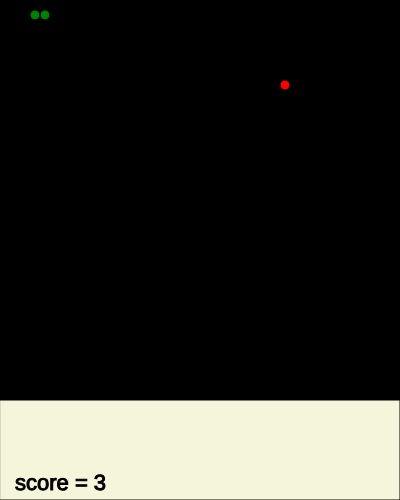
Frame 1 (no input)
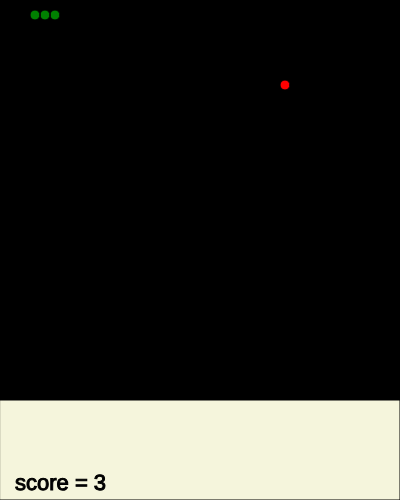
Frame 2 (the mouse pressed at the canvas centre, redrawn once)

The p5.js sketch that drew these frames (run headless with seeded random() and noise() and a simulated clock; the mouse was pressed at the canvas centre and the sketch redrawn once):

// p5.js sketch
// ── sketch.js
let xDirectionArray = [1, 0, -1, 0];
let yDirectionArray = [0, 1, 0, -1];
let directionIndex = 0;

let cX = [];
let cY = [];
let len = 3;
let diameter = 10;

let foodX, foodY;



function strt() {
  loop();
 // song.loop();
}

function crossOver() {
  // Check if head collides with any body segment (ignoring edges)
  if (cX[0] > 5 && cX[0] < 395 && cY[0] > 5 && cY[0] < 395 && len > 1) {
    for (let i = 1; i < len; i++) {
      if (cX[0] === cX[i] && cY[0] === cY[i]) {
       
        console.log("Game Over: Snake hit itself");
        noLoop();
      }
    }
  }
}

function caterpillar() {

  if (cX[0] === foodX && cY[0] === foodY) {
   
    plotFood();
    len += 1;
  //  bell.play();
  }


  for (let i = len - 1; i > 0; i--) {
    cX[i] = cX[i - 1];
    cY[i] = cY[i - 1];
  }


  cX[0] += xDirectionArray[directionIndex] * 10;
  cY[0] += yDirectionArray[directionIndex] * 10;


  crossOver();


  for (let i = 0; i < len; i++) {
    fill("green");
    cX[i] = constrain(cX[i], 5, 400 - 5);
    cY[i] = constrain(cY[i], 5, 400 - 5);
    circle(cX[i], cY[i], diameter);
  }
}

function plotFood() {
  let success = false;
  while (!success) {
    foodX = round(random(5, 395));
    foodX -= foodX % 10;
    foodX += 5;

    foodY = round(random(5, 395));
    foodY -= foodY % 10;
    foodY += 5;

    success = true;
    for (let i = 0; i < len; i++) {
      if (cX[i] === foodX && cY[i] === foodY) {
        success = false;
        break;
      }
    }
  }
}

// On-screen direction button functions
function rightButton() {
  if (directionIndex !== 2) directionIndex = 0;
}

function leftButton() {
  if (directionIndex !== 0) directionIndex = 2;
}

function upButton() {
  if (directionIndex !== 1) directionIndex = 3;
}

function downButton() {
  if (directionIndex !== 3) directionIndex = 1;
}

function setup() {
  noLoop();
  frameRate(8);

  cX[0] = 35;
  cY[0] = 15;

  createCanvas(400, 500);
  plotFood();

  // Start button
  let btnStart = createButton("start!");
  btnStart.mouseClicked(strt);
  btnStart.size(120, 50);
  btnStart.position(15, 735);
  btnStart.style("font-family", "Comic Sans MS");
  btnStart.style("font-size", "28px");

  // Up button
  let btnUp = createButton("U");
  btnUp.mouseClicked(upButton);
  btnUp.size(60, 30);
  btnUp.position(230, 740);
  btnUp.style("font-family", "Comic Sans MS");
  btnUp.style("font-size", "18px");

  // Down button
  let btnDown = createButton("D");
  btnDown.mouseClicked(downButton);
  btnDown.size(60, 30);
  btnDown.position(230, 790);
  btnDown.style("font-family", "Comic Sans MS");
  btnDown.style("font-size", "18px");

  // Left button
  let btnLeft = createButton("L");
  btnLeft.mouseClicked(leftButton);
  btnLeft.size(60, 30);
  btnLeft.position(150, 765);
  btnLeft.style("font-family", "Comic Sans MS");
  btnLeft.style("font-size", "18px");

  // Right button
  let btnRight = createButton("R");
  btnRight.mouseClicked(rightButton);
  btnRight.size(60, 30);
  btnRight.position(310, 765);
  btnRight.style("font-family", "Comic Sans MS");
  btnRight.style("font-size", "18px");
}

function draw() {
  background("black");
  caterpillar();

  // Draw food
  fill("red");
  circle(foodX, foodY, 10);

  // Lower UI control panel background
  fill("beige");
  rect(0, 400, 400, 100);

  // Score display
  textSize(22);
  stroke("black");
  fill("black");
  text("score = " + len, 15, 490);
}

function keyPressed() {
  if (keyCode === RIGHT_ARROW && directionIndex !== 2) {
    directionIndex = 0;
  } else if (keyCode === LEFT_ARROW && directionIndex !== 0) {
    directionIndex = 2;
  } else if (keyCode === UP_ARROW && directionIndex !== 1) {
    directionIndex = 3;
  } else if (keyCode === DOWN_ARROW && directionIndex !== 3) {
    directionIndex = 1;
  }

  return false; // Prevent arrow keys from scrolling the page
}
